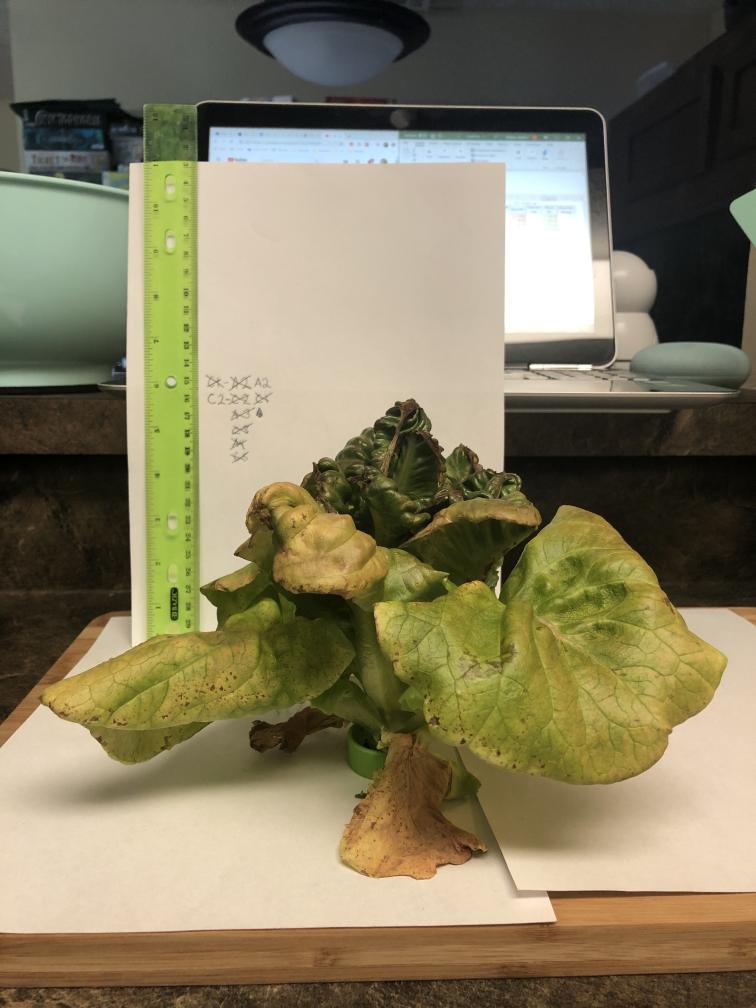
#> input picture test/img.jpg, 3024 x 4032 px (shown at 1/4 size)
$ python -i utils.py   (imports and definitions only)
#> lines starting #> are read from the running program, lines starting #| are printed output that depends on the picture; after the words box and inside, x2 and y2 are one past the last pixel; in counts of white or black regions, pixels touching at a corner belong together
'''
Utilities for the project
'''
import cv2
from PIL import Image
import numpy as np
from plantcv import plantcv as pcv
import pandas as pd


def generate_plant_mask(input_image):
    '''
    Generate a mask which segments the plant out in the input image

    Args:
        input_image: the input image
    Returns:
        mask: boolean numpy array as the same size of the input image which segments the plant
    '''

    # Get a mask based on the HSV color space
    hsv_image = rgb2hsv(input_image)
#> in rgb2hsv, `hsv_image = cv2.cvtColor(input_image, cv2.COLOR_RGB2HSV)`: hsv_image: shape (4032, 3024, 3); mean H, S, V 32.1, 88.5, 134.4
    # mask = cv2.inRange(hsv_image, (36, 25, 25), (70, 255, 255))
    mask = cv2.inRange(hsv_image, (50, 25, 25), (150, 255, 255))
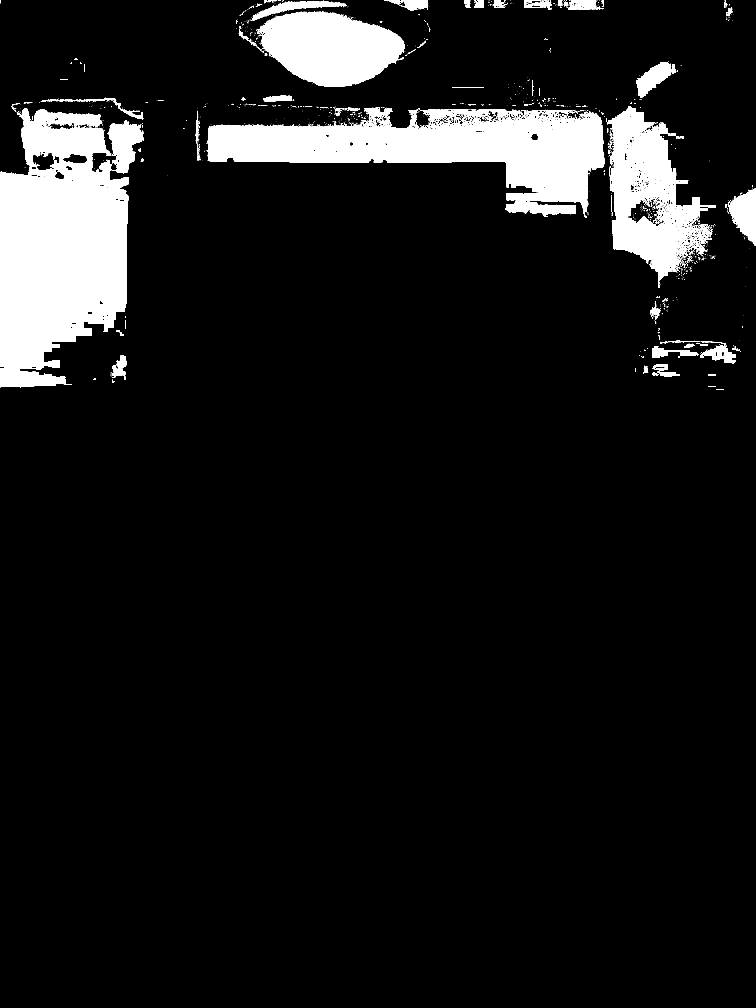
#> mask: shape (4032, 3024) (shown at 1/4 size); 8.9% white; 1955 white regions (1729 under 20 px), largest, box (x1, y1, x2, y2) and area: (0, 434, 516, 1549) 422710, (829, 431, 2419, 872) 310092, (2428, 424, 2864, 1152) 126045

    # Post process the mask
    mask = cv2.morphologyEx(mask, cv2.MORPH_OPEN,
                            cv2.getStructuringElement(cv2.MORPH_RECT, (5, 5)))
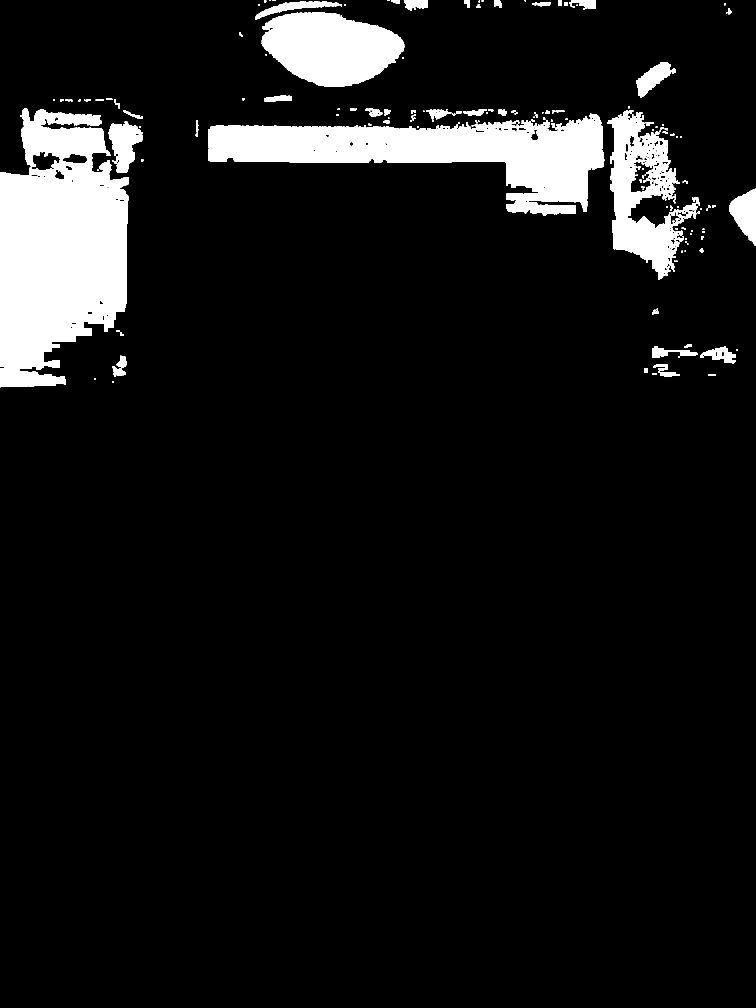
#> mask: shape (4032, 3024) (shown at 1/4 size); 8.4% white; 280 white regions, largest, box (x1, y1, x2, y2) and area: (0, 435, 515, 1549) 420580, (832, 454, 2417, 864) 284866, (1047, 48, 1617, 347) 121514
    mask = cv2.morphologyEx(
        mask, cv2.MORPH_CLOSE,
        cv2.getStructuringElement(cv2.MORPH_RECT, (15, 15)))
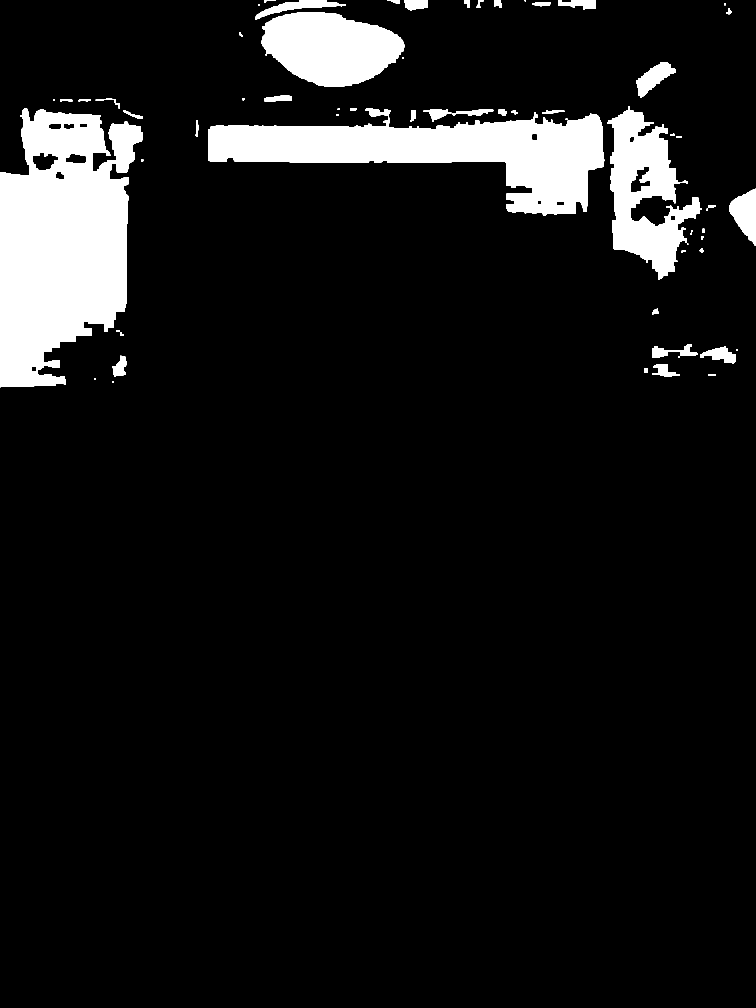
#> mask: shape (4032, 3024) (shown at 1/4 size); 8.8% white; 61 white regions, largest, box (x1, y1, x2, y2) and area: (0, 435, 570, 1549) 445479, (832, 432, 2417, 864) 301395, (2429, 426, 2808, 1119) 123665

    bool_mask = mask > 0

    return bool_mask

# [59 lines left out: functions generate_plant_mask_new, get_plant_object, not called in this run]


def rgb2hsv(input_image):
    '''
    Convert the input RGB image to HSV image

    Args:
        input_image: the input image as an RGB numpy array
    Returns:
        hsv_image: the input image in HSV colorspace
    '''

    hsv_image = cv2.cvtColor(input_image, cv2.COLOR_RGB2HSV)

    return hsv_image


# [39 lines left out: functions segment_plant_area, resize_image, not called in this run]


>>> import cv2
>>> picture = cv2.cvtColor(cv2.imread('../test/img.jpg'), cv2.COLOR_BGR2RGB)
>>> result = generate_plant_mask(picture)

$ run again, on test/image1.png
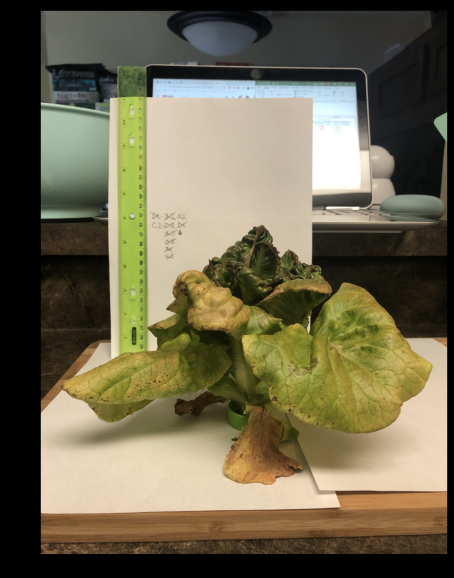
#> input picture test/image1.png, 454 x 578 px
#> hsv_image: shape (578, 454, 3); mean H, S, V 27.2, 74.8, 112.8
#> in generate_plant_mask, `mask = cv2.inRange(hsv_image, (50, 25, 25), (150, 255, 255))`:
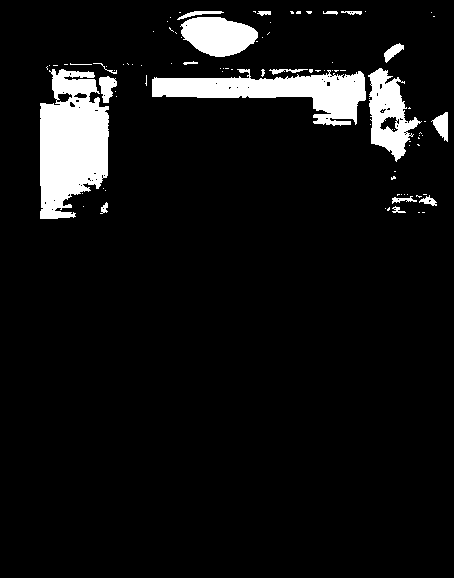
#> mask: shape (578, 454); 7.5% white; 93 white regions (73 under 20 px), largest, box (x1, y1, x2, y2) and area: (40, 69, 109, 219) 7658, (152, 69, 366, 126) 5471, (368, 68, 422, 162) 2466
#> in generate_plant_mask, `mask = cv2.morphologyEx( mask, cv2.MORPH_CLOSE, cv2.getStructuringElem..`:
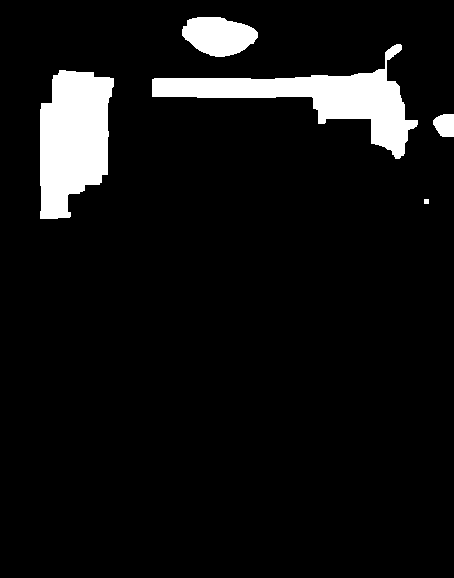
#> mask: shape (578, 454); 7.4% white; 5 white regions, box (x1, y1, x2, y2) and area: (152, 44, 418, 159) 8448, (40, 70, 114, 219) 8359, (182, 17, 258, 57) 2214, (433, 114, 454, 137) 401, (424, 199, 429, 204) 25
